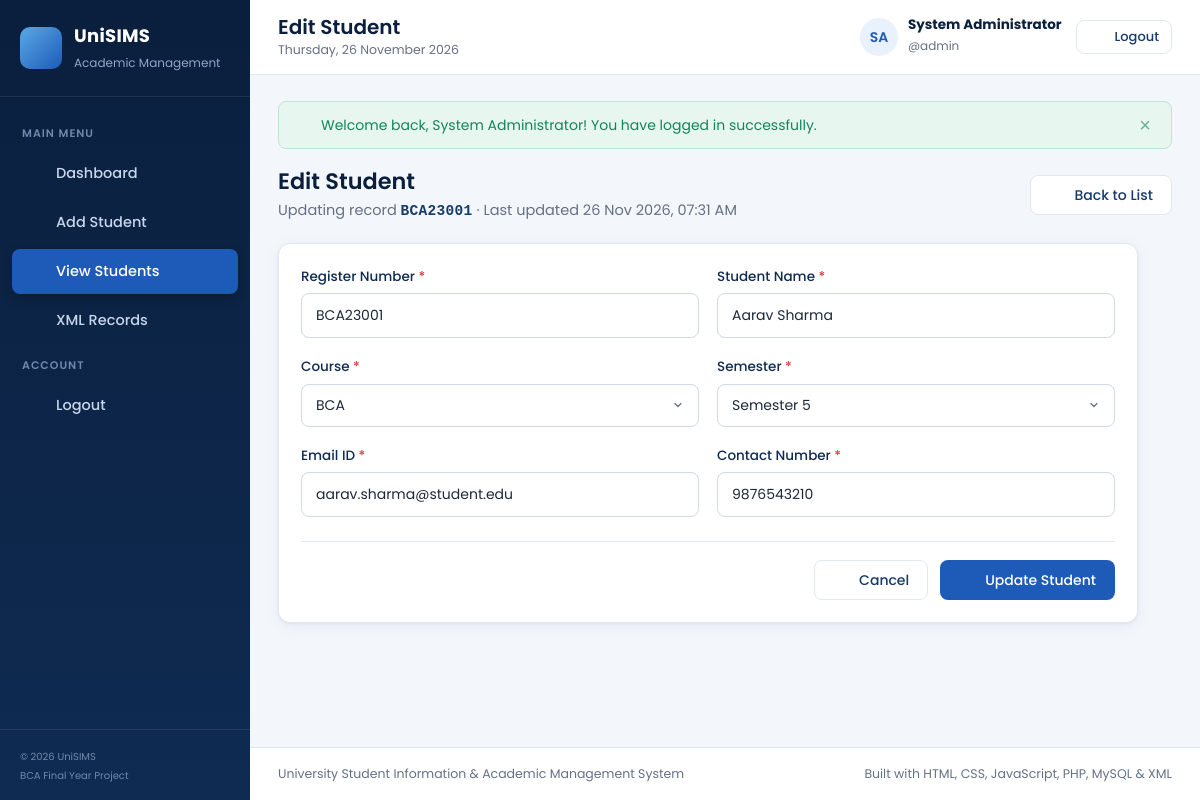
Page /edit_student.php?id=1 (signed in) on the committed database.
### tables this page shows
CREATE TABLE students (
    id              INT UNSIGNED     NOT NULL AUTO_INCREMENT,
    register_number VARCHAR(20)      NOT NULL,
    student_name    VARCHAR(100)     NOT NULL,
    course          VARCHAR(50)      NOT NULL,
    semester        TINYINT UNSIGNED NOT NULL,
    email           VARCHAR(100)     NOT NULL,
    contact_number  VARCHAR(10)      NOT NULL,
    created_at      TIMESTAMP        NOT NULL DEFAULT CURRENT_TIMESTAMP,
    updated_at      TIMESTAMP        NOT NULL DEFAULT CURRENT_TIMESTAMP ON UPDATE CURRENT_TIMESTAMP,
    PRIMARY KEY (id),
    UNIQUE KEY uq_students_register_number (register_number),
    KEY idx_students_name (student_name),
    KEY idx_students_course (course)
);

### edit_student.php (the view, shortened to what this page needs)
<?php
require_once 'db.php';
$id      = (int) ($_GET['id'] ?? 0);
$student = ($id > 0) ? find_student($conn, $id) : null;
$errors = [];
$data   = $student;
require 'includes/header.php';
?>
<div class="page-header">
    <div>
        <h2>Edit Student</h2>
        <p class="text-muted">
            Updating record <span class="reg-no"><?= e($student['register_number']) ?></span>
            &middot; Last updated <?= e(date('d M Y, h:i A', strtotime($student['updated_at']))) ?>
        </p>
    </div>
    <a href="view_students.php" class="btn btn-secondary"><?= icon('back') ?> Back to List</a>
</div>
<div class="card form-card">
    <?php
    $formAction  = 'edit_student.php?id=' . $id;
    $submitLabel = 'Update Student';
    require 'includes/student_form.php';
    ?>
</div>
<?php require 'includes/footer.php'; ?>

### includes/student_form.php (shortened to what this page needs)
<form method="post" action="<?= e($formAction) ?>" data-validate="student" novalidate>
    <div class="form-row">
        <div class="form-group<?= error_class($errors, 'register_number') ?>">
            <label for="register_number">Register Number <span class="req">*</span></label>
            <input type="text" id="register_number" name="register_number" class="uppercase"
                   value="<?= e($data['register_number']) ?>" placeholder="e.g. BCA23001" maxlength="20">
        </div>
        <div class="form-group<?= error_class($errors, 'student_name') ?>">
            <label for="student_name">Student Name <span class="req">*</span></label>
            <input type="text" id="student_name" name="student_name"
                   value="<?= e($data['student_name']) ?>" placeholder="e.g. Aarav Sharma" maxlength="100">
        </div>
    </div>
    <div class="form-row">
        <div class="form-group<?= error_class($errors, 'course') ?>">
            <label for="course">Course <span class="req">*</span></label>
            <select id="course" name="course">
                <?php foreach (COURSES as $course): ?>
                    <option value="<?= e($course) ?>"<?= $data['course'] === $course ? ' selected' : '' ?>><?= e($course) ?></option>
                <?php endforeach; ?>
            </select>
        </div>
        <div class="form-group<?= error_class($errors, 'semester') ?>">
            <label for="semester">Semester <span class="req">*</span></label>
            <select id="semester" name="semester">
                <?php for ($i = 1; $i <= MAX_SEMESTER; $i++): ?>
                    <option value="<?= $i ?>"<?= (string) $data['semester'] === (string) $i ? ' selected' : '' ?>>Semester <?= $i ?></option>
                <?php endfor; ?>
            </select>
        </div>
    </div>
    <div class="form-row">
        <div class="form-group<?= error_class($errors, 'email') ?>">
            <label for="email">Email ID <span class="req">*</span></label>
            <input type="email" id="email" name="email"
                   value="<?= e($data['email']) ?>" placeholder="e.g. student@university.edu" maxlength="100">
        </div>
        <div class="form-group<?= error_class($errors, 'contact_number') ?>">
            <label for="contact_number">Contact Number <span class="req">*</span></label>
            <input type="tel" id="contact_number" name="contact_number" inputmode="numeric"
                   value="<?= e($data['contact_number']) ?>" placeholder="10-digit mobile number" maxlength="10">
        </div>
    </div>
    <div class="form-actions">
        <a href="view_students.php" class="btn btn-secondary"><?= icon('back') ?> Cancel</a>
        <button type="submit" class="btn btn-primary"><?= icon('save') ?> <?= e($submitLabel) ?></button>
    </div>
</form>

### assets/css/style.css (style rules this page uses)
:root { --navy-900: #0a1f3d; --navy-800: #0f2b52; --navy-700: #163a6b; --primary: #1e5bb8; --primary-hover: #17498f; --light-blue: #e8f1fc; --sky: #5aa9e6; --bg: #f3f6fb; --white: #ffffff; --text: #1d2939; --muted: #667085; --border: #e2e8f0; --success: #12855b; --success-bg: #e7f6ef; --danger: #d63a3a; --danger-bg: #fdecec; --warning: #b9700a; --warning-bg: #fff4e0; --radius: 12px; --radius-sm: 8px; --shadow: 0 1px 3px rgba(16, 40, 80, 0.06), 0 4px 16px rgba(16, 40, 80, 0.05); --shadow-hover: 0 6px 24px rgba(16, 40, 80, 0.12); --sidebar-width: 250px; --transition: 0.2s ease; --font: "Poppins", "Segoe UI", Roboto, "Helvetica Neue", Arial, sans-serif; }
*, *::before, *::after { box-sizing: border-box; }
html, body { margin: 0; padding: 0; }
body { font-family: var(--font); font-size: 14.5px; line-height: 1.6; color: var(--text); background: var(--bg); -webkit-font-smoothing: antialiased; }
h1, h2, h3, h4 { margin: 0 0 0.4rem; line-height: 1.3; color: var(--navy-900); font-weight: 600; }
p { margin: 0 0 0.75rem; }
a { color: var(--primary); text-decoration: none; transition: color var(--transition); }
.text-muted { color: var(--muted); }
.btn { display: inline-flex; align-items: center; justify-content: center; gap: 8px; padding: 10px 18px; font-family: inherit; font-size: 14px; font-weight: 500; line-height: 1.2; border: 1px solid transparent; border-radius: var(--radius-sm); cursor: pointer; white-space: nowrap; transition: background var(--transition), color var(--transition), border-color var(--transition), box-shadow var(--transition), transform var(--transition); }
.btn-primary { background: var(--primary); color: var(--white); }
.btn-secondary { background: var(--white); color: var(--navy-700); border-color: var(--border); }
.form-group { margin-bottom: 18px; flex: 1; min-width: 0; }
.form-row { display: flex; gap: 18px; }
label { display: block; margin-bottom: 6px; font-size: 13.5px; font-weight: 500; color: var(--navy-800); }
.req { color: var(--danger); }
input[type="text"], input[type="email"], input[type="password"], input[type="tel"], input[type="search"], select { width: 100%; padding: 11px 14px; font-family: inherit; font-size: 14px; color: var(--text); background: var(--white); border: 1px solid #d0d9e6; border-radius: var(--radius-sm); outline: none; transition: border-color var(--transition), box-shadow var(--transition); }
select { appearance: none; -webkit-appearance: none; padding-right: 36px; background-repeat: no-repeat; background-position: right 14px center; cursor: pointer; }
input::placeholder { color: #98a2b3; }
input.uppercase { text-transform: uppercase; }
input.uppercase::placeholder { text-transform: none; }
.form-actions { display: flex; justify-content: flex-end; gap: 12px; padding-top: 18px; margin-top: 6px; border-top: 1px solid var(--border); }
.card { background: var(--white); border: 1px solid var(--border); border-radius: var(--radius); padding: 22px; box-shadow: var(--shadow); margin-bottom: 22px; }
.page-header { display: flex; align-items: center; justify-content: space-between; flex-wrap: wrap; gap: 14px; margin-bottom: 20px; }
.page-header h2 { font-size: 1.4rem; margin: 0; }
.page-header p { margin: 2px 0 0; }
.form-card { max-width: 860px; }
.reg-no { font-family: Consolas, "Courier New", monospace; font-weight: 600; color: var(--navy-700); letter-spacing: 0.3px; }

### rows in the picture
students: register_number "BCA23001", updated_at "26 Nov 2026, 07:31 AM", student_name "Aarav Sharma", semester "Semester 5", email "aarav.sharma@student.edu", contact_number "9876543210"

### other values in the picture
APP_NAME "UniSIMS"
$link[0] "Dashboard"
$link[0] "Add Student"
$link[0] "View Students"
$link[0] "XML Records"
$pageTitle "Edit Student"
$initials "SA"
$fullName "System Administrator"
$_SESSION['username'] "admin"
$message "Welcome back, System Administrator! You have logged in successfully."
$submitLabel "Update Student"
APP_FULL_NAME "University Student Information & Academic Management System"
form field course "BCA"
